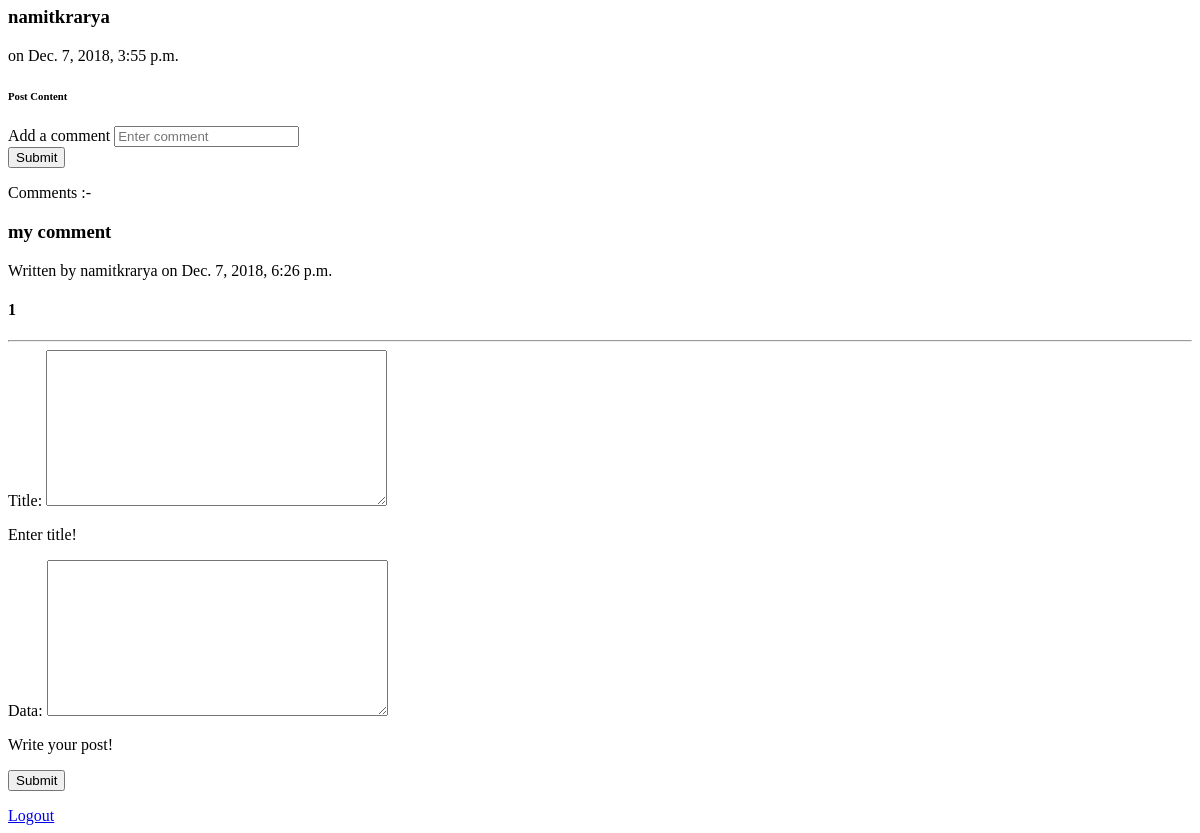
Before: /post/ (signed in, lower part) with the older database file.
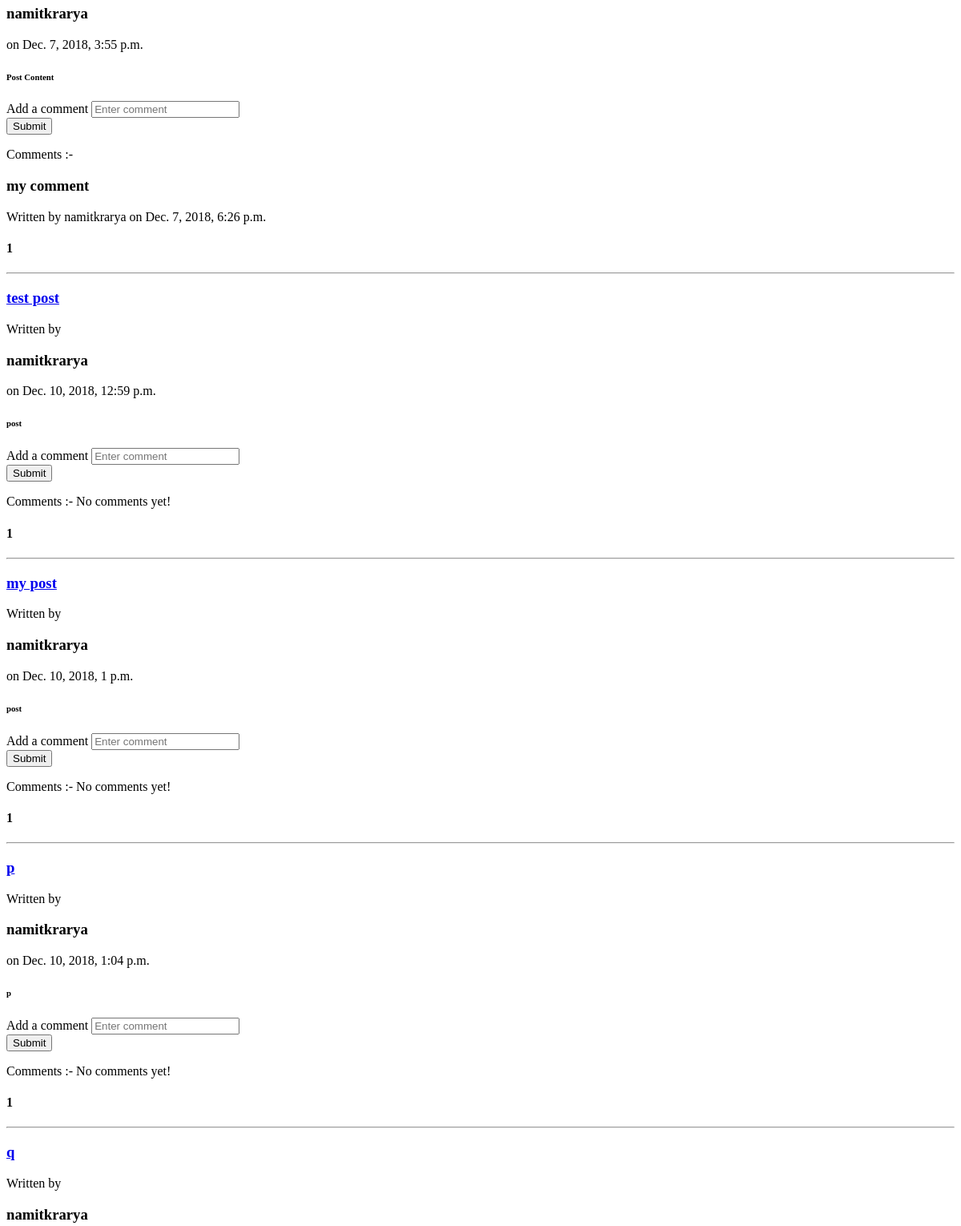
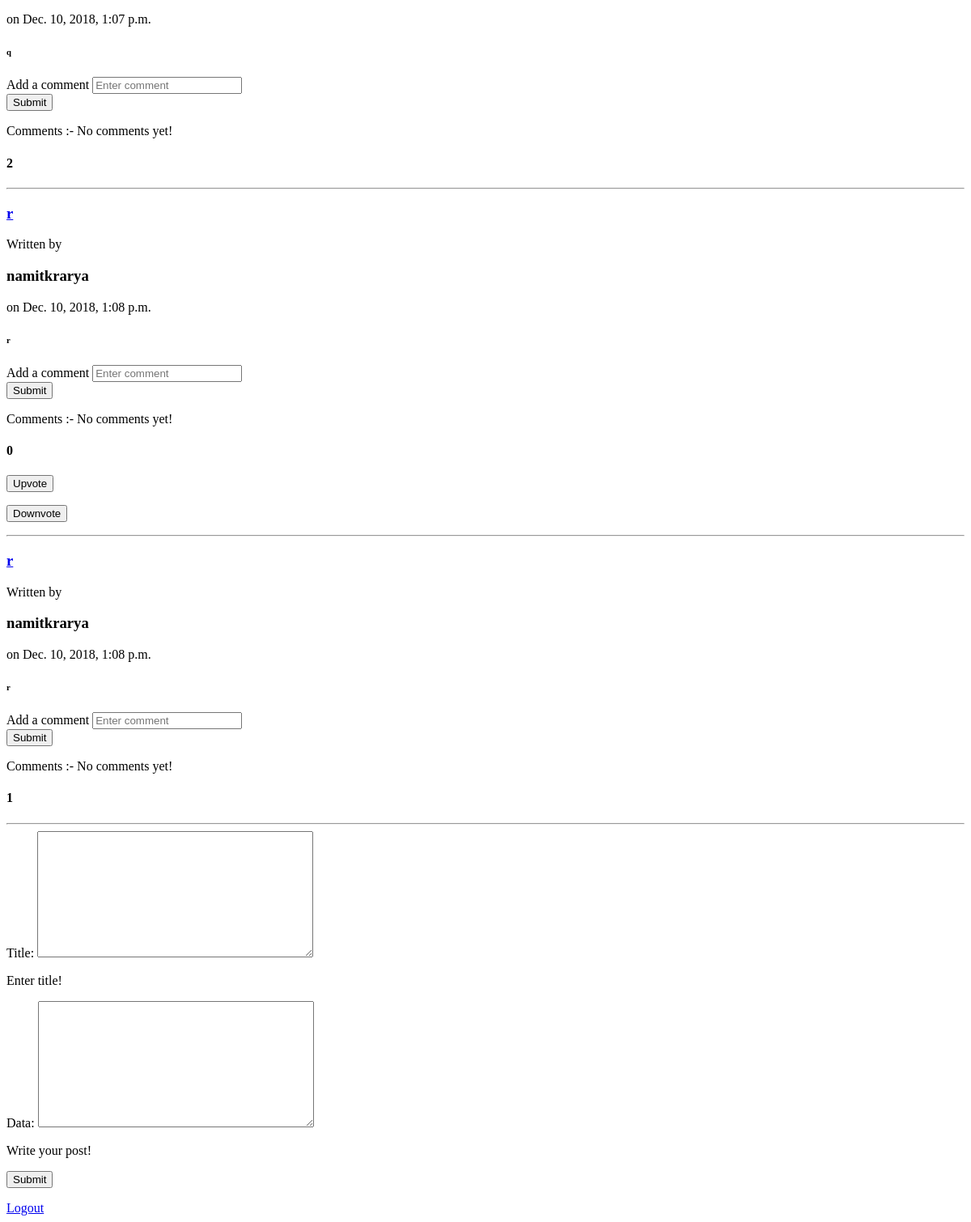
After: the same page with the newer database file (2 pictures, top to bottom).
### profiles/models.py (models this page shows, shortened)
class Post(models.Model):
    title = models.CharField(max_length=255)
    content = models.TextField()
    created_on = models.DateTimeField(auto_now_add=True)
    author = models.ForeignKey(User, related_name='author',on_delete=models.CASCADE)
    vote = models.ManyToManyField(User, related_name='upvotes')
    vote_count = models.IntegerField(default = 0)

class Comment(models.Model):
    content = models.TextField()
    created_on = models.DateTimeField(auto_now_add=True)
    author = models.ForeignKey(User,on_delete=models.CASCADE)
    post = models.ForeignKey(Post, related_name='comments', on_delete=models.CASCADE)

### profiles/views.py (the view)
# urls.py: url(r'^post/', views.post_new, name='post_new'),
def post_new(request):
	all_posts = Post.objects.all()
	template_data = {'posts' : all_posts}
	if request.method == "POST":
		form = PostForm(request.POST)
		if form.is_valid():
			post = Post()
			post.title = form.cleaned_data['title']
			post.author = request.user
			post.created_on = timezone.now()
			post.content = form.cleaned_data['data']
			post.vote_count = 0
			post.save()
			template_data['post_form'] = form
			return render(request, 'base.html', template_data)
		else:
			form = PostForm()
			template_data['post_form'] = form
	else:
		form = PostForm()
		template_data['post_form'] = form
	return render(request, 'base.html', template_data)

### profiles/forms.py
class PostForm(forms.Form):
    title = forms.CharField(max_length=1000, help_text="Enter title!", widget=forms.Textarea)
    data = forms.CharField(max_length=1000, help_text="Write your post!", widget=forms.Textarea)

### profiles/templates/base.html (shortened to what this page needs)
{% block content %}
	{% if profile %}
		<a href="{% url 'profile-detail' user.id %}">Back</a>
		{% for p in posts %}
			{% ifequal user p.author %}
				<a href="{% url 'post-detail' p.id %}"><h3>{{p.title}}</h3></a>
				Written by <h3>{{p.author}}</h3> on {{p.created_on}}
				<h6>{{p.content}}</h6>
				{% if user.is_authenticated %}
					<form action="{% url 'comment_new' %}" method="POST" enctype="multipart/form-data">
						<div class="form-group">
						{% csrf_token %}
						<label for="comment">Add a comment</label>
						<input type="text" id="comment" name="data" placeholder="Enter comment"/>
						<input type="hidden" name="post_id" value="{{p.id}}"/>
						<div class="text-center">
						<input type="submit" value="Submit" class="btn btn-lg btn-primary" id="submit"/></div>
						</div>
					</form>
				{% endif %}
				Comments :-
				{% if not p.comments.all %}
					No comments yet! <br>
				{% endif %}
				{% for comment in p.comments.all %}
					<h3>{{comment.content}}</h3>
					Written by {{comment.author}} on {{comment.created_on}}
				{% endfor %}
				<h4>{{ p.vote_count }}</h4>
				{% if user not in p.vote.all %}
					<form method='POST' action="{% url 'post_upvote' %}">
						{% csrf_token %}
						<input type="hidden" name="page" value="user_posts"/>
						<input type="hidden" name="post_id" value="{{p.id}}"/>
						<input type="submit" value="Upvote" class="btn btn-lg btn-primary" id="upvote"/></div>
					</form>
					<form method='POST' action="{% url 'post_downvote' %}">
						{% csrf_token %}
						<input type="hidden" name="page" value="user_posts"/>
						<input type="hidden" name="post_id" value="{{p.id}}"/>
						<input type="submit" value="Downvote" class="btn btn-lg btn-primary" id="downvote"/></div>
					</form>
				{% endif %}
				<hr>
			{% endifequal %}
		{% endfor %}
	{% else %}
		{% for p in posts %}
			<a href="{% url 'post-detail' p.id %}"><h3>{{p.title}}</h3></a>
			Written by <h3>{{p.author}}</h3> on {{p.created_on}}
			<h6>{{p.content}}</h6>
			{% if user.is_authenticated %}
				<form action="{% url 'comment_new' %}" method="POST" enctype="multipart/form-data">
					<div class="form-group">
					<label for="comment">Add a comment</label>
					<input type="text" id="comment" name="data" placeholder="Enter comment"/>
					<div class="text-center">
					<input type="submit" value="Submit" class="btn btn-lg btn-primary" id="submit"/></div>
					</div>
				</form>
			{% endif %}
			Comments :-
			{% if not p.comments.all %}
				No comments yet! <br>
			{% endif %}
			{% for comment in p.comments.all %}
				<h3>{{comment.content}}</h3>
				Written by {{comment.author}} on {{comment.created_on}}
			{% endfor %}
			<h4>{{ p.vote_count }}</h4>
			{% if user.is_authenticated %}
				{% if user not in p.vote.all %}
					<form method='POST' action="{% url 'post_upvote' %}">
						<input type="submit" value="Upvote" class="btn btn-lg btn-primary" id="upvote"/></div>
					</form>
					<form method='POST' action="{% url 'post_downvote' %}">
						<input type="submit" value="Downvote" class="btn btn-lg btn-primary" id="downvote"/></div>
					</form>
				{% endif %}
			{% endif %}
			<hr>
		{% endfor %}
		{% if user.is_authenticated %}
			<form action="{% url 'post_new' %}" method="POST" enctype="multipart/form-data">
				<div class="form-group">
				{% for field in post_form %}
					<div class="fieldWrapper">
					{{ field.label_tag }} {{ field }}
					{% if field.help_text %}
					<p class="help">{{ field.help_text|safe }}</p>
					{% endif %}
					</div>
				{% endfor %}
				<div class="text-center">
					<input type="submit" value="Submit" class="btn btn-lg btn-primary" id="submit"/></div>
				</div>
			</form>
			<a class="lead" href="{% url 'logout' %}?next=/"> Logout</a>
		{% endif %}
	{% endif %}
{% endblock content %}

Changed rows visible on the page:
added Post: title "test post", author "namitkrarya", created_on "Dec. 10, 2018, 12:59 p.m.", content "post", shows "No comments yet!", vote_count "1"
added Post: title "my post", author "namitkrarya", created_on "Dec. 10, 2018, 1 p.m.", content "post", shows "No comments yet!", vote_count "1"
added Post: title "p", author "namitkrarya", created_on "Dec. 10, 2018, 1:04 p.m.", content "p", shows "No comments yet!", vote_count "1"
added Post: title "q", author "namitkrarya", created_on "Dec. 10, 2018, 1:07 p.m.", content "q", shows "No comments yet!", vote_count "2"
added Post: title "r", author "namitkrarya", created_on "Dec. 10, 2018, 1:08 p.m.", content "r", shows "No comments yet!", vote_count "0"
added Post: title "r", author "namitkrarya", created_on "Dec. 10, 2018, 1:08 p.m.", content "r", shows "No comments yet!", vote_count "1"
